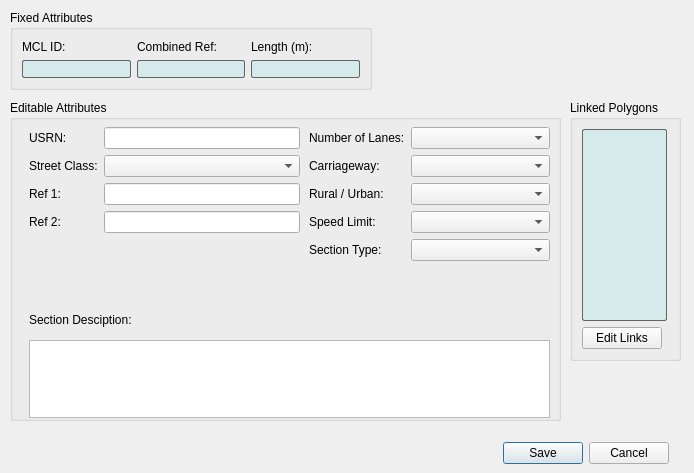
<?xml version="1.0" encoding="UTF-8"?>
<ui version="4.0">
 <class>MclEditorDialog</class>
 <widget class="QDialog" name="MclEditorDialog">
  <property name="geometry">
   <rect>
    <x>0</x>
    <y>0</y>
    <width>694</width>
    <height>473</height>
   </rect>
  </property>
  <property name="sizePolicy">
   <sizepolicy hsizetype="Ignored" vsizetype="Preferred">
    <horstretch>0</horstretch>
    <verstretch>0</verstretch>
   </sizepolicy>
  </property>
  <property name="minimumSize">
   <size>
    <width>562</width>
    <height>473</height>
   </size>
  </property>
  <property name="maximumSize">
   <size>
    <width>694</width>
    <height>473</height>
   </size>
  </property>
  <property name="windowTitle">
   <string>RAMP - Edit MCL</string>
  </property>
  <widget class="QDialogButtonBox" name="buttonBox">
   <property name="geometry">
    <rect>
     <x>480</x>
     <y>440</y>
     <width>211</width>
     <height>27</height>
    </rect>
   </property>
   <property name="orientation">
    <enum>Qt::Horizontal</enum>
   </property>
   <property name="standardButtons">
    <set>QDialogButtonBox::Cancel|QDialogButtonBox::Save</set>
   </property>
   <property name="centerButtons">
    <bool>true</bool>
   </property>
  </widget>
  <widget class="QGroupBox" name="groupBox_2">
   <property name="geometry">
    <rect>
     <x>10</x>
     <y>10</y>
     <width>362</width>
     <height>80</height>
    </rect>
   </property>
   <property name="title">
    <string>Fixed Attributes</string>
   </property>
   <layout class="QGridLayout" name="gridLayout_2">
    <item row="0" column="0">
     <widget class="QLabel" name="label">
      <property name="text">
       <string>MCL ID:</string>
      </property>
     </widget>
    </item>
    <item row="0" column="1">
     <widget class="QLabel" name="label_4">
      <property name="text">
       <string>Combined Ref:</string>
      </property>
     </widget>
    </item>
    <item row="0" column="2">
     <widget class="QLabel" name="label_7">
      <property name="text">
       <string>Length (m):</string>
      </property>
     </widget>
    </item>
    <item row="1" column="0">
     <widget class="QLineEdit" name="mclLineEdit">
      <property name="autoFillBackground">
       <bool>false</bool>
      </property>
      <property name="styleSheet">
       <string notr="true">border-width:0.5px;
border-style: solid;
border-radius: 2px;
border-color:  rgb(100,100,100);
background-color: rgb(213, 234, 234);</string>
      </property>
      <property name="readOnly">
       <bool>true</bool>
      </property>
     </widget>
    </item>
    <item row="1" column="1">
     <widget class="QLineEdit" name="combinedRefLineEdit">
      <property name="styleSheet">
       <string notr="true">border-width:0.5px;
border-style: solid;
border-radius: 2px;
border-color:  rgb(100,100,100);
background-color: rgb(213, 234, 234);</string>
      </property>
      <property name="readOnly">
       <bool>true</bool>
      </property>
     </widget>
    </item>
    <item row="1" column="2">
     <widget class="QLineEdit" name="lengthLineEdit">
      <property name="styleSheet">
       <string notr="true">border-width:0.5px;
border-style: solid;
border-radius: 2px;
border-color:  rgb(100,100,100);
background-color: rgb(213, 234, 234);</string>
      </property>
      <property name="readOnly">
       <bool>true</bool>
      </property>
     </widget>
    </item>
   </layout>
  </widget>
  <widget class="QGroupBox" name="groupBox_3">
   <property name="geometry">
    <rect>
     <x>10</x>
     <y>100</y>
     <width>551</width>
     <height>321</height>
    </rect>
   </property>
   <property name="title">
    <string>Editable Attributes</string>
   </property>
   <widget class="QWidget" name="">
    <property name="geometry">
     <rect>
      <x>19</x>
      <y>27</y>
      <width>271</width>
      <height>170</height>
     </rect>
    </property>
    <layout class="QFormLayout" name="formLayout_3">
     <property name="fieldGrowthPolicy">
      <enum>QFormLayout::AllNonFixedFieldsGrow</enum>
     </property>
     <item row="0" column="0">
      <widget class="QLabel" name="label_2">
       <property name="text">
        <string>USRN:</string>
       </property>
      </widget>
     </item>
     <item row="0" column="1">
      <widget class="QLineEdit" name="usrnLineEdit"/>
     </item>
     <item row="1" column="0">
      <widget class="QLabel" name="label_5">
       <property name="text">
        <string>Street Class:</string>
       </property>
      </widget>
     </item>
     <item row="2" column="0">
      <widget class="QLabel" name="label_6">
       <property name="text">
        <string>Ref 1:</string>
       </property>
      </widget>
     </item>
     <item row="2" column="1">
      <widget class="QLineEdit" name="ref1LineEdit"/>
     </item>
     <item row="3" column="0">
      <widget class="QLabel" name="label_8">
       <property name="text">
        <string>Ref 2:</string>
       </property>
      </widget>
     </item>
     <item row="3" column="1">
      <widget class="QLineEdit" name="ref2LineEdit"/>
     </item>
     <item row="1" column="1">
      <widget class="QComboBox" name="streetClassComboBox"/>
     </item>
     <item row="4" column="1">
      <spacer name="verticalSpacer">
       <property name="orientation">
        <enum>Qt::Vertical</enum>
       </property>
       <property name="sizeHint" stdset="0">
        <size>
         <width>20</width>
         <height>40</height>
        </size>
       </property>
      </spacer>
     </item>
    </layout>
   </widget>
   <widget class="QPlainTextEdit" name="sectionDescriptionPlainTextEdit">
    <property name="geometry">
     <rect>
      <x>19</x>
      <y>240</y>
      <width>521</width>
      <height>78</height>
     </rect>
    </property>
   </widget>
   <widget class="QLabel" name="label_3">
    <property name="geometry">
     <rect>
      <x>19</x>
      <y>210</y>
      <width>119</width>
      <height>19</height>
     </rect>
    </property>
    <property name="text">
     <string>Section Desciption:</string>
    </property>
   </widget>
   <widget class="QWidget" name="">
    <property name="geometry">
     <rect>
      <x>299</x>
      <y>27</y>
      <width>241</width>
      <height>201</height>
     </rect>
    </property>
    <layout class="QFormLayout" name="formLayout_2">
     <property name="fieldGrowthPolicy">
      <enum>QFormLayout::AllNonFixedFieldsGrow</enum>
     </property>
     <item row="1" column="0">
      <widget class="QLabel" name="label_13">
       <property name="text">
        <string>Carriageway:</string>
       </property>
      </widget>
     </item>
     <item row="2" column="0">
      <widget class="QLabel" name="label_10">
       <property name="text">
        <string>Rural / Urban:</string>
       </property>
      </widget>
     </item>
     <item row="3" column="0">
      <widget class="QLabel" name="label_11">
       <property name="text">
        <string>Speed Limit:</string>
       </property>
      </widget>
     </item>
     <item row="4" column="0">
      <widget class="QLabel" name="label_12">
       <property name="text">
        <string>Section Type:</string>
       </property>
      </widget>
     </item>
     <item row="0" column="0">
      <widget class="QLabel" name="label_14">
       <property name="text">
        <string>Number of Lanes:</string>
       </property>
      </widget>
     </item>
     <item row="0" column="1">
      <widget class="QComboBox" name="laneNumberComboBox"/>
     </item>
     <item row="1" column="1">
      <widget class="QComboBox" name="carriagewayComboBox"/>
     </item>
     <item row="2" column="1">
      <widget class="QComboBox" name="ruralUrbanComboBox"/>
     </item>
     <item row="3" column="1">
      <widget class="QComboBox" name="speedLimitComboBox"/>
     </item>
     <item row="4" column="1">
      <widget class="QComboBox" name="sectionTypeComboBox"/>
     </item>
    </layout>
   </widget>
  </widget>
  <widget class="QGroupBox" name="groupBox">
   <property name="geometry">
    <rect>
     <x>570</x>
     <y>100</y>
     <width>111</width>
     <height>261</height>
    </rect>
   </property>
   <property name="title">
    <string>Linked Polygons</string>
   </property>
   <property name="flat">
    <bool>false</bool>
   </property>
   <layout class="QFormLayout" name="formLayout">
    <property name="fieldGrowthPolicy">
     <enum>QFormLayout::AllNonFixedFieldsGrow</enum>
    </property>
    <item row="1" column="0">
     <widget class="QPushButton" name="editLinksPushButton">
      <property name="text">
       <string>Edit Links</string>
      </property>
     </widget>
    </item>
    <item row="0" column="0">
     <widget class="QListWidget" name="linkedPolygonsListWidget">
      <property name="sizePolicy">
       <sizepolicy hsizetype="Maximum" vsizetype="Maximum">
        <horstretch>0</horstretch>
        <verstretch>0</verstretch>
       </sizepolicy>
      </property>
      <property name="minimumSize">
       <size>
        <width>85</width>
        <height>192</height>
       </size>
      </property>
      <property name="maximumSize">
       <size>
        <width>85</width>
        <height>192</height>
       </size>
      </property>
      <property name="styleSheet">
       <string notr="true">border-width:0.5px;
border-style: solid;
border-radius: 2px;
border-color:  rgb(100,100,100);
background-color: rgb(213, 234, 234);</string>
      </property>
     </widget>
    </item>
   </layout>
  </widget>
  <zorder>groupBox_2</zorder>
  <zorder>groupBox_3</zorder>
  <zorder>groupBox</zorder>
  <zorder>buttonBox</zorder>
 </widget>
 <tabstops>
  <tabstop>usrnLineEdit</tabstop>
  <tabstop>streetClassComboBox</tabstop>
  <tabstop>ref1LineEdit</tabstop>
  <tabstop>ref2LineEdit</tabstop>
  <tabstop>laneNumberComboBox</tabstop>
  <tabstop>carriagewayComboBox</tabstop>
  <tabstop>ruralUrbanComboBox</tabstop>
  <tabstop>speedLimitComboBox</tabstop>
  <tabstop>sectionTypeComboBox</tabstop>
  <tabstop>sectionDescriptionPlainTextEdit</tabstop>
  <tabstop>editLinksPushButton</tabstop>
  <tabstop>linkedPolygonsListWidget</tabstop>
  <tabstop>mclLineEdit</tabstop>
  <tabstop>combinedRefLineEdit</tabstop>
  <tabstop>lengthLineEdit</tabstop>
  <tabstop>buttonBox</tabstop>
 </tabstops>
 <resources/>
 <connections>
  <connection>
   <sender>buttonBox</sender>
   <signal>accepted()</signal>
   <receiver>MclEditorDialog</receiver>
   <slot>accept()</slot>
   <hints>
    <hint type="sourcelabel">
     <x>248</x>
     <y>254</y>
    </hint>
    <hint type="destinationlabel">
     <x>157</x>
     <y>274</y>
    </hint>
   </hints>
  </connection>
  <connection>
   <sender>buttonBox</sender>
   <signal>rejected()</signal>
   <receiver>MclEditorDialog</receiver>
   <slot>reject()</slot>
   <hints>
    <hint type="sourcelabel">
     <x>316</x>
     <y>260</y>
    </hint>
    <hint type="destinationlabel">
     <x>286</x>
     <y>274</y>
    </hint>
   </hints>
  </connection>
 </connections>
</ui>
